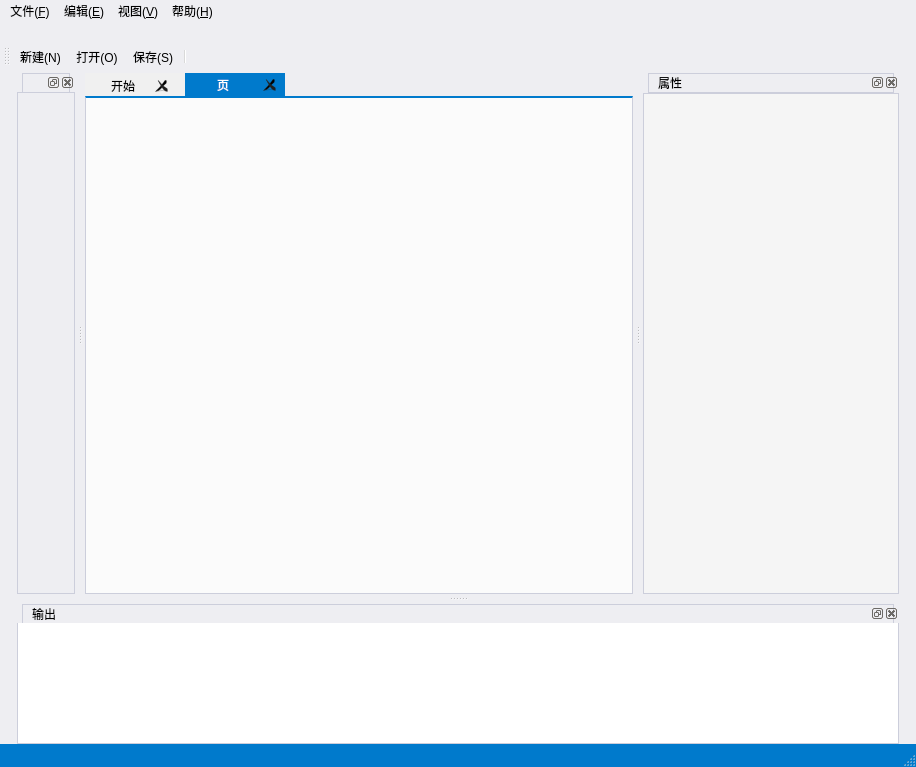
<?xml version="1.0" encoding="UTF-8"?>
<ui version="4.0">
 <class>MainWindow</class>
 <widget class="QMainWindow" name="MainWindow">
  <property name="geometry">
   <rect>
    <x>0</x>
    <y>0</y>
    <width>916</width>
    <height>767</height>
   </rect>
  </property>
  <property name="focusPolicy">
   <enum>Qt::NoFocus</enum>
  </property>
  <property name="windowTitle">
   <string>MainWindow</string>
  </property>
  <property name="styleSheet">
   <string notr="true">QToolBar::handle{
	background-image: url(:/resource/handler.svg);
}
QMainWindow#MainWindow{
	background-color: rgb(238, 238, 242);
}

QTextEdit#textEdit{
	background-color: rgb(240, 240, 240);
}
QDockWidget {
	color: black;
	margin-bottom:5px;
	border:1px solid black;
}

QDockWidget:unchecked {
	color: rgb(0, 255, 0);
}

QDockWidget::title {
    text-align: left;
	color: white;
    /*background-color: rgb(0, 122, 204);*/
	background-color:rgb(238,238,242);
	padding-left:5px;
	padding-right:5px;
	border: 1px solid rgb(204,206,219);
	margin-left:5px;
	margin-right:5px;
	margin-bottom:-1px;
}

QDockWidget::close-button{
}

QMainWindow::separator {
	width: 10px;
	height: 0px;
	margin: 0px;
	padding: 0px,1px;
}

QWidget#scrollAreaWidgetContents,QWidget#scrollAreaWidgetContents_2, QScrollArea#scrollArea, QScrollArea#scrollArea_2{
	border: 0px solid black;
	background-color: transparent;	
}


QMenu{
	background-color: white;
	border:1px solid rgb(82,130,164);
}

QMenu::item:selected 
{
	background-color:rgba(201,222,245,1);
	color: black;
}


QScrollBar:vertical,QScrollBar:horizontal
{
    width:8px;
    background-color: white;
    margin:0px,0px,0px,0px;
    padding-top:9px;  
    padding-bottom:9px;
}
QScrollBar::handle:vertical,QScrollBar::handle:horizontal
{
    width:8px;
    background:rgba(0,0,0,25%);
    border-radius:4px;  
    min-height:20;
}
/*
QScrollBar::handle:vertical:hover,QScrollBar::handle:horizontal:hover
{
    width:8px;
    background:rgba(0,0,0,50%);   
    border-radius:4px;
    min-height:20;
}
*/
QScrollBar::add-line:vertical ,QScrollBar::add-line:horizontal
{
    height:9px;width:8px;
    border-image:url(:/images/a/3.png);
    subcontrol-position:bottom;
}
QScrollBar::sub-line:vertical,QScrollBar::sub-line:horizontal
{
    height:9px;width:8px;
    border-image:url(:/images/a/1.png);
    subcontrol-position:top;
}
QScrollBar::add-line:vertical:hover,QScrollBar::add-line:horizontal:hover
{
    height:9px;width:8px;
    border-image:url(:/images/a/4.png);
    subcontrol-position:bottom;
}
QScrollBar::sub-line:vertical:hover,QScrollBar::sub-line:horizontal:hover 
{
    height:9px;width:8px;
    border-image:url(:/images/a/2.png);
    subcontrol-position:top;
}
QScrollBar::add-page:vertical,QScrollBar::sub-page:vertical,QScrollBar::add-page:horizontal,QScrollBar::sub-page:horizontal
{
    background:rgba(0,0,0,10%);
    border-radius:4px;
}
QPushButton#pin_button{
	padding:0px;
}
QPushButton#pin_button:checked{
	border: None
}
QPushButton#pin_button:pressed{
	border: None
}
QPushButton#recent_button{
	padding:0px;
}
QPushButton#recent_button:checked{
	border: None
}
QPushButton#recent_button:pressed{
	border: None
}

</string>
  </property>
  <property name="toolButtonStyle">
   <enum>Qt::ToolButtonIconOnly</enum>
  </property>
  <property name="dockNestingEnabled">
   <bool>true</bool>
  </property>
  <property name="dockOptions">
   <set>QMainWindow::AllowNestedDocks|QMainWindow::AllowTabbedDocks|QMainWindow::AnimatedDocks</set>
  </property>
  <widget class="QWidget" name="centralwidget">
   <property name="styleSheet">
    <string notr="true"/>
   </property>
   <layout class="QGridLayout" name="gridLayout">
    <property name="leftMargin">
     <number>0</number>
    </property>
    <property name="topMargin">
     <number>0</number>
    </property>
    <property name="rightMargin">
     <number>0</number>
    </property>
    <property name="bottomMargin">
     <number>0</number>
    </property>
    <item row="0" column="0">
     <widget class="QTabWidget" name="mainContent">
      <property name="enabled">
       <bool>true</bool>
      </property>
      <property name="styleSheet">
       <string notr="true">QTabWidget {
	background-color: transparent;
}
QTabWidget::pane {
	border:1px solid rgb(204,206,219);
	background-color: rgb(251, 251, 251);
	border-top: 2px solid rgb(0,122,204);
}
QTavWidget::tab-bar{
	
}
QTabBar::tab{
	background:rgb(240, 240, 240);
	color:black;
	min-width:100px;
	min-height:23px;
	max-height:23px
}
QTabBar::tab:hover{
	background:rgb(28,151,234);
	color:white;
}
QTabBar::tab:selected{
	border-color:black;
	background:rgb(0, 122, 204);
	color:white;
}

QTabBar::close-button{
	image: url(:/resource/Close_WhiteNoHalo_12x_16x.svg);
}
QTabBar::close-button:selected{
	image: url(:/resource/Close_WhiteNoHalo_12x_16x.svg);
}</string>
      </property>
      <property name="currentIndex">
       <number>1</number>
      </property>
      <property name="iconSize">
       <size>
        <width>12</width>
        <height>12</height>
       </size>
      </property>
      <property name="tabsClosable">
       <bool>true</bool>
      </property>
      <property name="movable">
       <bool>false</bool>
      </property>
      <property name="tabBarAutoHide">
       <bool>false</bool>
      </property>
      <widget class="QWidget" name="start">
       <property name="styleSheet">
        <string notr="true"/>
       </property>
       <attribute name="title">
        <string>开始</string>
       </attribute>
       <layout class="QVBoxLayout" name="verticalLayout_8">
        <item>
         <widget class="QFrame" name="frame">
          <property name="frameShape">
           <enum>QFrame::StyledPanel</enum>
          </property>
          <property name="frameShadow">
           <enum>QFrame::Raised</enum>
          </property>
          <layout class="QVBoxLayout" name="verticalLayout_6">
           <item>
            <layout class="QGridLayout" name="gridLayout_2" rowstretch="0,0,0" columnstretch="0,1" rowminimumheight="0,0,0">
             <property name="leftMargin">
              <number>10</number>
             </property>
             <property name="topMargin">
              <number>10</number>
             </property>
             <property name="rightMargin">
              <number>10</number>
             </property>
             <property name="bottomMargin">
              <number>10</number>
             </property>
             <item row="1" column="0" rowspan="2">
              <layout class="QVBoxLayout" name="verticalLayout_12">
               <property name="spacing">
                <number>0</number>
               </property>
               <property name="leftMargin">
                <number>0</number>
               </property>
               <property name="topMargin">
                <number>0</number>
               </property>
               <property name="rightMargin">
                <number>0</number>
               </property>
               <property name="bottomMargin">
                <number>0</number>
               </property>
               <item>
                <layout class="QHBoxLayout" name="horizontalLayout">
                 <item>
                  <widget class="QLabel" name="label_3">
                   <property name="sizePolicy">
                    <sizepolicy hsizetype="Fixed" vsizetype="Fixed">
                     <horstretch>0</horstretch>
                     <verstretch>0</verstretch>
                    </sizepolicy>
                   </property>
                   <property name="font">
                    <font>
                     <pointsize>16</pointsize>
                    </font>
                   </property>
                   <property name="text">
                    <string>打开最近使用的的内容</string>
                   </property>
                  </widget>
                 </item>
                 <item>
                  <spacer name="horizontalSpacer">
                   <property name="orientation">
                    <enum>Qt::Horizontal</enum>
                   </property>
                   <property name="sizeHint" stdset="0">
                    <size>
                     <width>40</width>
                     <height>20</height>
                    </size>
                   </property>
                  </spacer>
                 </item>
                </layout>
               </item>
               <item>
                <widget class="QScrollArea" name="scrollArea">
                 <property name="sizePolicy">
                  <sizepolicy hsizetype="Expanding" vsizetype="Preferred">
                   <horstretch>0</horstretch>
                   <verstretch>1</verstretch>
                  </sizepolicy>
                 </property>
                 <property name="minimumSize">
                  <size>
                   <width>300</width>
                   <height>300</height>
                  </size>
                 </property>
                 <property name="maximumSize">
                  <size>
                   <width>16777215</width>
                   <height>16777215</height>
                  </size>
                 </property>
                 <property name="styleSheet">
                  <string notr="true"/>
                 </property>
                 <property name="verticalScrollBarPolicy">
                  <enum>Qt::ScrollBarAsNeeded</enum>
                 </property>
                 <property name="horizontalScrollBarPolicy">
                  <enum>Qt::ScrollBarAlwaysOff</enum>
                 </property>
                 <property name="widgetResizable">
                  <bool>true</bool>
                 </property>
                 <property name="alignment">
                  <set>Qt::AlignLeading|Qt::AlignLeft|Qt::AlignVCenter</set>
                 </property>
                 <widget class="QWidget" name="scrollAreaWidgetContents">
                  <property name="geometry">
                   <rect>
                    <x>0</x>
                    <y>0</y>
                    <width>300</width>
                    <height>300</height>
                   </rect>
                  </property>
                  <property name="styleSheet">
                   <string notr="true">QToolButton#toolButton{
	padding: 0px;
	background-color: transparent;
	image: url(:/resource/GlyphRight_1ENoHalo_16x.svg);
}
QToolButton#toolButton:hover{
	image: url(:/resource/GlyphRight_1ENoHalo_16x - blue.svg);
}

QToolButton#toolButton:checked{
	image: url(:/resource/ScrollbarArrowsDownRight_noHalo1E_16x.svg);
}

QToolButton#toolButton:checked:hover{
	image: url(:/resource/ScrollbarArrowsDownRight_noHalo1E_16x - blue.svg);
}

QToolButton#toolButton_2{
	padding: 0px;
	background-color: transparent;
	image: url(:/resource/GlyphRight_1ENoHalo_16x.svg);
}
QToolButton#toolButton_2:hover{
	image: url(:/resource/GlyphRight_1ENoHalo_16x - blue.svg);
}

QToolButton#toolButton_2:checked{
	image: url(:/resource/ScrollbarArrowsDownRight_noHalo1E_16x.svg);
}

QToolButton#toolButton_2:checked:hover{
	image: url(:/resource/ScrollbarArrowsDownRight_noHalo1E_16x - blue.svg);
}</string>
                  </property>
                  <layout class="QVBoxLayout" name="verticalLayout_10" stretch="0,0,0,0,1">
                   <property name="spacing">
                    <number>0</number>
                   </property>
                   <property name="leftMargin">
                    <number>0</number>
                   </property>
                   <property name="topMargin">
                    <number>10</number>
                   </property>
                   <property name="rightMargin">
                    <number>0</number>
                   </property>
                   <property name="bottomMargin">
                    <number>10</number>
                   </property>
                   <item>
                    <layout class="QHBoxLayout" name="horizontalLayout_2">
                     <property name="leftMargin">
                      <number>0</number>
                     </property>
                     <property name="topMargin">
                      <number>0</number>
                     </property>
                     <property name="rightMargin">
                      <number>0</number>
                     </property>
                     <property name="bottomMargin">
                      <number>0</number>
                     </property>
                     <item>
                      <widget class="QToolButton" name="toolButton">
                       <property name="minimumSize">
                        <size>
                         <width>0</width>
                         <height>30</height>
                        </size>
                       </property>
                       <property name="maximumSize">
                        <size>
                         <width>16777215</width>
                         <height>30</height>
                        </size>
                       </property>
                       <property name="autoFillBackground">
                        <bool>false</bool>
                       </property>
                       <property name="styleSheet">
                        <string notr="true"/>
                       </property>
                       <property name="text">
                        <string/>
                       </property>
                       <property name="iconSize">
                        <size>
                         <width>24</width>
                         <height>24</height>
                        </size>
                       </property>
                       <property name="shortcut">
                        <string>Ctrl+R</string>
                       </property>
                       <property name="checkable">
                        <bool>true</bool>
                       </property>
                       <property name="toolButtonStyle">
                        <enum>Qt::ToolButtonTextBesideIcon</enum>
                       </property>
                       <property name="autoRaise">
                        <bool>false</bool>
                       </property>
                       <property name="arrowType">
                        <enum>Qt::NoArrow</enum>
                       </property>
                      </widget>
                     </item>
                     <item>
                      <widget class="QPushButton" name="pin_button">
                       <property name="sizePolicy">
                        <sizepolicy hsizetype="Minimum" vsizetype="Preferred">
                         <horstretch>0</horstretch>
                         <verstretch>0</verstretch>
                        </sizepolicy>
                       </property>
                       <property name="font">
                        <font>
                         <pointsize>10</pointsize>
                         <bold>true</bold>
                        </font>
                       </property>
                       <property name="styleSheet">
                        <string notr="true"/>
                       </property>
                       <property name="text">
                        <string>已固定</string>
                       </property>
                       <property name="iconSize">
                        <size>
                         <width>16</width>
                         <height>16</height>
                        </size>
                       </property>
                       <property name="checkable">
                        <bool>true</bool>
                       </property>
                       <property name="flat">
                        <bool>true</bool>
                       </property>
                      </widget>
                     </item>
                     <item>
                      <spacer name="horizontalSpacer_3">
                       <property name="orientation">
                        <enum>Qt::Horizontal</enum>
                       </property>
                       <property name="sizeHint" stdset="0">
                        <size>
                         <width>40</width>
                         <height>20</height>
                        </size>
                       </property>
                      </spacer>
                     </item>
                    </layout>
                   </item>
                   <item>
                    <widget class="QFrame" name="frame_2">
                     <property name="frameShape">
                      <enum>QFrame::StyledPanel</enum>
                     </property>
                     <property name="frameShadow">
                      <enum>QFrame::Raised</enum>
                     </property>
                     <layout class="QVBoxLayout" name="verticalLayout_11">
                      <property name="leftMargin">
                       <number>20</number>
                      </property>
                      <property name="topMargin">
                       <number>0</number>
                      </property>
                      <property name="rightMargin">
                       <number>0</number>
                      </property>
                      <property name="bottomMargin">
                       <number>0</number>
                      </property>
                      <item>
                       <layout class="QVBoxLayout" name="verticalLayout_9"/>
                      </item>
                     </layout>
                    </widget>
                   </item>
                   <item>
                    <layout class="QHBoxLayout" name="horizontalLayout_3">
                     <property name="leftMargin">
                      <number>0</number>
                     </property>
                     <property name="topMargin">
                      <number>0</number>
                     </property>
                     <property name="rightMargin">
                      <number>0</number>
                     </property>
                     <property name="bottomMargin">
                      <number>0</number>
                     </property>
                     <item>
                      <widget class="QToolButton" name="toolButton_2">
                       <property name="minimumSize">
                        <size>
                         <width>0</width>
                         <height>30</height>
                        </size>
                       </property>
                       <property name="maximumSize">
                        <size>
                         <width>16777215</width>
                         <height>30</height>
                        </size>
                       </property>
                       <property name="text">
                        <string/>
                       </property>
                       <property name="iconSize">
                        <size>
                         <width>24</width>
                         <height>24</height>
                        </size>
                       </property>
                       <property name="checkable">
                        <bool>true</bool>
                       </property>
                       <property name="arrowType">
                        <enum>Qt::NoArrow</enum>
                       </property>
                      </widget>
                     </item>
                     <item>
                      <widget class="QPushButton" name="recent_button">
                       <property name="sizePolicy">
                        <sizepolicy hsizetype="Minimum" vsizetype="Preferred">
                         <horstretch>0</horstretch>
                         <verstretch>0</verstretch>
                        </sizepolicy>
                       </property>
                       <property name="font">
                        <font>
                         <pointsize>10</pointsize>
                         <bold>true</bold>
                        </font>
                       </property>
                       <property name="styleSheet">
                        <string notr="true"/>
                       </property>
                       <property name="text">
                        <string>最近</string>
                       </property>
                       <property name="iconSize">
                        <size>
                         <width>16</width>
                         <height>16</height>
                        </size>
                       </property>
                       <property name="checkable">
                        <bool>true</bool>
                       </property>
                       <property name="flat">
                        <bool>true</bool>
                       </property>
                      </widget>
                     </item>
                     <item>
                      <widget class="QPushButton" name="clear_recent_btn">
                       <property name="sizePolicy">
                        <sizepolicy hsizetype="Fixed" vsizetype="Fixed">
                         <horstretch>50</horstretch>
                         <verstretch>0</verstretch>
                        </sizepolicy>
                       </property>
                       <property name="maximumSize">
                        <size>
                         <width>50</width>
                         <height>16777215</height>
                        </size>
                       </property>
                       <property name="text">
                        <string>清空(&amp;C)</string>
                       </property>
                      </widget>
                     </item>
                     <item>
                      <spacer name="horizontalSpacer_2">
                       <property name="orientation">
                        <enum>Qt::Horizontal</enum>
                       </property>
                       <property name="sizeHint" stdset="0">
                        <size>
                         <width>40</width>
                         <height>20</height>
                        </size>
                       </property>
                      </spacer>
                     </item>
                    </layout>
                   </item>
                   <item>
                    <widget class="QFrame" name="frame_3">
                     <property name="frameShape">
                      <enum>QFrame::StyledPanel</enum>
                     </property>
                     <property name="frameShadow">
                      <enum>QFrame::Raised</enum>
                     </property>
                     <layout class="QVBoxLayout" name="verticalLayout_13">
                      <property name="leftMargin">
                       <number>20</number>
                      </property>
                      <property name="topMargin">
                       <number>0</number>
                      </property>
                      <property name="rightMargin">
                       <number>0</number>
                      </property>
                      <property name="bottomMargin">
                       <number>0</number>
                      </property>
                      <item>
                       <layout class="QVBoxLayout" name="verticalLayout_7">
                        <property name="spacing">
                         <number>0</number>
                        </property>
                        <property name="leftMargin">
                         <number>0</number>
                        </property>
                        <property name="topMargin">
                         <number>0</number>
                        </property>
                        <property name="rightMargin">
                         <number>0</number>
                        </property>
                        <property name="bottomMargin">
                         <number>0</number>
                        </property>
                       </layout>
                      </item>
                     </layout>
                    </widget>
                   </item>
                   <item>
                    <widget class="QFrame" name="frame_4">
                     <property name="frameShape">
                      <enum>QFrame::StyledPanel</enum>
                     </property>
                     <property name="frameShadow">
                      <enum>QFrame::Raised</enum>
                     </property>
                    </widget>
                   </item>
                  </layout>
                 </widget>
                </widget>
               </item>
              </layout>
             </item>
             <item row="0" column="0" colspan="2">
              <layout class="QVBoxLayout" name="verticalLayout_5">
               <item>
                <widget class="QLabel" name="sw_name_label">
                 <property name="sizePolicy">
                  <sizepolicy hsizetype="Fixed" vsizetype="Fixed">
                   <horstretch>0</horstretch>
                   <verstretch>0</verstretch>
                  </sizepolicy>
                 </property>
                 <property name="font">
                  <font>
                   <pointsize>25</pointsize>
                  </font>
                 </property>
                 <property name="text">
                  <string>综合设计平台 2021</string>
                 </property>
                </widget>
               </item>
               <item>
                <widget class="QLabel" name="department_label">
                 <property name="sizePolicy">
                  <sizepolicy hsizetype="Fixed" vsizetype="Fixed">
                   <horstretch>0</horstretch>
                   <verstretch>0</verstretch>
                  </sizepolicy>
                 </property>
                 <property name="font">
                  <font>
                   <pointsize>11</pointsize>
                  </font>
                 </property>
                 <property name="text">
                  <string>自动化信息设计所</string>
                 </property>
                </widget>
               </item>
               <item>
                <widget class="QLabel" name="blank_label">
                 <property name="sizePolicy">
                  <sizepolicy hsizetype="Preferred" vsizetype="Fixed">
                   <horstretch>0</horstretch>
                   <verstretch>0</verstretch>
                  </sizepolicy>
                 </property>
                 <property name="text">
                  <string/>
                 </property>
                </widget>
               </item>
              </layout>
             </item>
             <item row="1" column="1" rowspan="2">
              <layout class="QVBoxLayout" name="verticalLayout_2">
               <item>
                <widget class="QLabel" name="label_4">
                 <property name="sizePolicy">
                  <sizepolicy hsizetype="Fixed" vsizetype="Preferred">
                   <horstretch>0</horstretch>
                   <verstretch>0</verstretch>
                  </sizepolicy>
                 </property>
                 <property name="font">
                  <font>
                   <pointsize>16</pointsize>
                  </font>
                 </property>
                 <property name="text">
                  <string>开始使用</string>
                 </property>
                </widget>
               </item>
               <item>
                <spacer name="verticalSpacer">
                 <property name="orientation">
                  <enum>Qt::Vertical</enum>
                 </property>
                 <property name="sizeHint" stdset="0">
                  <size>
                   <width>20</width>
                   <height>40</height>
                  </size>
                 </property>
                </spacer>
               </item>
              </layout>
             </item>
            </layout>
           </item>
          </layout>
         </widget>
        </item>
       </layout>
      </widget>
      <widget class="QWidget" name="view_testing">
       <attribute name="title">
        <string>页</string>
       </attribute>
       <layout class="QVBoxLayout" name="verticalLayout_15">
        <item>
         <layout class="QVBoxLayout" name="afcx_view_layout"/>
        </item>
       </layout>
      </widget>
     </widget>
    </item>
   </layout>
  </widget>
  <widget class="QMenuBar" name="menubar">
   <property name="geometry">
    <rect>
     <x>0</x>
     <y>0</y>
     <width>916</width>
     <height>22</height>
    </rect>
   </property>
   <property name="minimumSize">
    <size>
     <width>0</width>
     <height>0</height>
    </size>
   </property>
   <property name="styleSheet">
    <string notr="true">QMenuBar#menubar{
	background-color: transparent;
}

QMenuBar#menubar::selected{
	background-color: black;
}

QMenuBar#menubar::item:selected{
	background-color: rgba(201,222,245,1);
}

QMenuBar#menubar::item:pressed{
	background-color: white;
	border: 1px solid rgb(82,130,164);
	border-bottom: 0px solid white;
}



QMenu{
	background-color: white;
	border:1px solid rgb(82,130,164);
}

QMenu::item:selected 
{
	background-color:rgba(201,222,245,1);
	color: black;
}
</string>
   </property>
   <property name="nativeMenuBar">
    <bool>true</bool>
   </property>
   <widget class="QMenu" name="fileMenu">
    <property name="sizePolicy">
     <sizepolicy hsizetype="Preferred" vsizetype="Preferred">
      <horstretch>0</horstretch>
      <verstretch>0</verstretch>
     </sizepolicy>
    </property>
    <property name="minimumSize">
     <size>
      <width>0</width>
      <height>0</height>
     </size>
    </property>
    <property name="maximumSize">
     <size>
      <width>16777215</width>
      <height>16777215</height>
     </size>
    </property>
    <property name="tearOffEnabled">
     <bool>false</bool>
    </property>
    <property name="title">
     <string>文件(&amp;F)</string>
    </property>
    <property name="separatorsCollapsible">
     <bool>false</bool>
    </property>
    <property name="toolTipsVisible">
     <bool>true</bool>
    </property>
    <addaction name="actionNew"/>
    <addaction name="actionOpen"/>
    <addaction name="separator"/>
    <addaction name="actionSave"/>
    <addaction name="actionSaveas"/>
    <addaction name="separator"/>
    <addaction name="actionExit"/>
   </widget>
   <widget class="QMenu" name="editMenu">
    <property name="minimumSize">
     <size>
      <width>0</width>
      <height>0</height>
     </size>
    </property>
    <property name="title">
     <string>编辑(&amp;E)</string>
    </property>
    <addaction name="actionRun"/>
   </widget>
   <widget class="QMenu" name="viewMenu">
    <property name="title">
     <string>视图(&amp;V)</string>
    </property>
   </widget>
   <widget class="QMenu" name="helpMenu">
    <property name="title">
     <string>帮助(&amp;H)</string>
    </property>
    <addaction name="action_bug_report"/>
    <addaction name="separator"/>
    <addaction name="action_about"/>
   </widget>
   <addaction name="fileMenu"/>
   <addaction name="editMenu"/>
   <addaction name="viewMenu"/>
   <addaction name="helpMenu"/>
  </widget>
  <widget class="QStatusBar" name="statusbar">
   <property name="minimumSize">
    <size>
     <width>0</width>
     <height>23</height>
    </size>
   </property>
   <property name="maximumSize">
    <size>
     <width>16777215</width>
     <height>23</height>
    </size>
   </property>
   <property name="autoFillBackground">
    <bool>false</bool>
   </property>
   <property name="styleSheet">
    <string notr="true">QStatusBar#statusbar{
	background-color: rgb(0,122,204);
	color: rgb(245, 245, 245);
	border-top: 0px solid rgb(238,238,242);
}

QStatusBar#statusbar::item{
	border: None;
}
</string>
   </property>
  </widget>
  <widget class="QDockWidget" name="projWin">
   <property name="sizePolicy">
    <sizepolicy hsizetype="Preferred" vsizetype="Preferred">
     <horstretch>0</horstretch>
     <verstretch>0</verstretch>
    </sizepolicy>
   </property>
   <property name="baseSize">
    <size>
     <width>0</width>
     <height>0</height>
    </size>
   </property>
   <property name="focusPolicy">
    <enum>Qt::StrongFocus</enum>
   </property>
   <property name="styleSheet">
    <string notr="true">QDockWidget#projWin{
	border : 1px solid rgb(204,206,219);
}
</string>
   </property>
   <property name="features">
    <set>QDockWidget::DockWidgetClosable|QDockWidget::DockWidgetFloatable|QDockWidget::DockWidgetMovable</set>
   </property>
   <property name="windowTitle">
    <string>工程</string>
   </property>
   <attribute name="dockWidgetArea">
    <number>1</number>
   </attribute>
   <widget class="QWidget" name="dockWidgetContents_12">
    <property name="baseSize">
     <size>
      <width>0</width>
      <height>0</height>
     </size>
    </property>
    <property name="focusPolicy">
     <enum>Qt::StrongFocus</enum>
    </property>
    <property name="styleSheet">
     <string notr="true">QWidget#dockWidgetContents_12{
	border : 1px solid rgb(204,206,219);
}
</string>
    </property>
    <layout class="QVBoxLayout" name="verticalLayout_4">
     <property name="leftMargin">
      <number>0</number>
     </property>
     <property name="topMargin">
      <number>0</number>
     </property>
     <property name="rightMargin">
      <number>0</number>
     </property>
     <property name="bottomMargin">
      <number>0</number>
     </property>
    </layout>
   </widget>
  </widget>
  <widget class="QDockWidget" name="configWin">
   <property name="sizePolicy">
    <sizepolicy hsizetype="Preferred" vsizetype="Preferred">
     <horstretch>0</horstretch>
     <verstretch>0</verstretch>
    </sizepolicy>
   </property>
   <property name="maximumSize">
    <size>
     <width>524287</width>
     <height>524287</height>
    </size>
   </property>
   <property name="focusPolicy">
    <enum>Qt::StrongFocus</enum>
   </property>
   <property name="styleSheet">
    <string notr="true">QDockWidget#configWin{
	border : 0px solid black;
}
</string>
   </property>
   <property name="features">
    <set>QDockWidget::DockWidgetClosable|QDockWidget::DockWidgetFloatable|QDockWidget::DockWidgetMovable</set>
   </property>
   <property name="allowedAreas">
    <set>Qt::AllDockWidgetAreas</set>
   </property>
   <property name="windowTitle">
    <string>属性</string>
   </property>
   <attribute name="dockWidgetArea">
    <number>2</number>
   </attribute>
   <widget class="QWidget" name="configWin_content">
    <property name="sizePolicy">
     <sizepolicy hsizetype="Preferred" vsizetype="Preferred">
      <horstretch>0</horstretch>
      <verstretch>0</verstretch>
     </sizepolicy>
    </property>
    <property name="styleSheet">
     <string notr="true"/>
    </property>
    <layout class="QVBoxLayout" name="verticalLayout">
     <property name="leftMargin">
      <number>0</number>
     </property>
     <property name="topMargin">
      <number>0</number>
     </property>
     <property name="rightMargin">
      <number>0</number>
     </property>
     <property name="bottomMargin">
      <number>0</number>
     </property>
     <item>
      <widget class="QTextEdit" name="textEdit_2">
       <property name="sizePolicy">
        <sizepolicy hsizetype="Expanding" vsizetype="Expanding">
         <horstretch>0</horstretch>
         <verstretch>0</verstretch>
        </sizepolicy>
       </property>
       <property name="styleSheet">
        <string notr="true">QTextEdit{
	background-color: rgb(245,245,245);
	border:1px solid rgb(204,206,219);
	margin-right:0px;
	margin-left:0px;
	margin-top:1px
}</string>
       </property>
       <property name="frameShape">
        <enum>QFrame::NoFrame</enum>
       </property>
       <property name="frameShadow">
        <enum>QFrame::Plain</enum>
       </property>
       <property name="readOnly">
        <bool>true</bool>
       </property>
      </widget>
     </item>
    </layout>
   </widget>
  </widget>
  <widget class="QDockWidget" name="dockWidget">
   <property name="styleSheet">
    <string notr="true">QDockWidget#dockWidget{
	border : 0px solid black;
}
</string>
   </property>
   <property name="windowTitle">
    <string>输出</string>
   </property>
   <attribute name="dockWidgetArea">
    <number>8</number>
   </attribute>
   <widget class="QWidget" name="dockWidgetContents">
    <layout class="QVBoxLayout" name="verticalLayout_3">
     <property name="spacing">
      <number>0</number>
     </property>
     <property name="leftMargin">
      <number>0</number>
     </property>
     <property name="topMargin">
      <number>0</number>
     </property>
     <property name="rightMargin">
      <number>0</number>
     </property>
     <property name="bottomMargin">
      <number>0</number>
     </property>
     <item>
      <widget class="QTextEdit" name="textEdit">
       <property name="styleSheet">
        <string notr="true">QTextEdit#textEdit{
	border:1px solid rgb(204,206,219);
	border-top: 0px solid rgb(204,206,219);
	background-color: white;
}
</string>
       </property>
       <property name="frameShape">
        <enum>QFrame::NoFrame</enum>
       </property>
       <property name="frameShadow">
        <enum>QFrame::Plain</enum>
       </property>
       <property name="autoFormatting">
        <set>QTextEdit::AutoNone</set>
       </property>
       <property name="readOnly">
        <bool>false</bool>
       </property>
       <property name="textInteractionFlags">
        <set>Qt::TextEditorInteraction</set>
       </property>
      </widget>
     </item>
    </layout>
   </widget>
  </widget>
  <widget class="QToolBar" name="toolBar_left">
   <property name="windowTitle">
    <string>toolBar_2</string>
   </property>
   <property name="styleSheet">
    <string notr="true">
QToolBar#toolBar_left{
	border: 0px solid rgb(204,206,219);
	background-color: rgba(238,238,242);
	padding-right: 10px
}


</string>
   </property>
   <property name="movable">
    <bool>false</bool>
   </property>
   <property name="orientation">
    <enum>Qt::Vertical</enum>
   </property>
   <property name="iconSize">
    <size>
     <width>16</width>
     <height>16</height>
    </size>
   </property>
   <property name="toolButtonStyle">
    <enum>Qt::ToolButtonIconOnly</enum>
   </property>
   <property name="floatable">
    <bool>false</bool>
   </property>
   <attribute name="toolBarArea">
    <enum>LeftToolBarArea</enum>
   </attribute>
   <attribute name="toolBarBreak">
    <bool>false</bool>
   </attribute>
  </widget>
  <widget class="ToolBar" name="toolBar_menu">
   <property name="minimumSize">
    <size>
     <width>0</width>
     <height>0</height>
    </size>
   </property>
   <property name="windowTitle">
    <string>toolBar_3</string>
   </property>
   <property name="styleSheet">
    <string notr="true">QToolBar#toolBar_menu{
	border: 0px solid rgb(204,206,219);
	border-bottom: 0px solid rgb(204,206,219);
	border-left: 0px solid rgb(204,206,219);
	border-right: 0px solid rgb(204,206,219);
	margin: 0px;
	padding: 0px
}</string>
   </property>
   <property name="movable">
    <bool>false</bool>
   </property>
   <property name="allowedAreas">
    <set>Qt::NoToolBarArea</set>
   </property>
   <property name="floatable">
    <bool>false</bool>
   </property>
   <attribute name="toolBarArea">
    <enum>TopToolBarArea</enum>
   </attribute>
   <attribute name="toolBarBreak">
    <bool>false</bool>
   </attribute>
  </widget>
  <widget class="ToolBar" name="toolBar">
   <property name="windowTitle">
    <string>toolBar</string>
   </property>
   <property name="styleSheet">
    <string notr="true">QToolBar#toolBar{
	border: 0px solid rgb(204,206,219);
	border-bottom: 0px solid rgb(204,206,219);
	border-left: 0px solid rgb(204,206,219);
	border-right: 0px solid rgb(204,206,219);	
	margin: 5px;
}
</string>
   </property>
   <property name="movable">
    <bool>true</bool>
   </property>
   <property name="allowedAreas">
    <set>Qt::AllToolBarAreas</set>
   </property>
   <property name="orientation">
    <enum>Qt::Horizontal</enum>
   </property>
   <property name="iconSize">
    <size>
     <width>16</width>
     <height>16</height>
    </size>
   </property>
   <property name="toolButtonStyle">
    <enum>Qt::ToolButtonIconOnly</enum>
   </property>
   <property name="floatable">
    <bool>false</bool>
   </property>
   <attribute name="toolBarArea">
    <enum>TopToolBarArea</enum>
   </attribute>
   <attribute name="toolBarBreak">
    <bool>true</bool>
   </attribute>
   <addaction name="actionNew"/>
   <addaction name="actionOpen"/>
   <addaction name="actionSave"/>
   <addaction name="separator"/>
  </widget>
  <widget class="QToolBar" name="toolBar_right">
   <property name="windowTitle">
    <string>toolBar_2</string>
   </property>
   <property name="styleSheet">
    <string notr="true">QToolBar#toolBar_right{
	border: 0px solid rgb(204,206,219);
	background-color: rgba(238,238,242);
	padding: 1px
}
</string>
   </property>
   <property name="movable">
    <bool>false</bool>
   </property>
   <property name="floatable">
    <bool>false</bool>
   </property>
   <attribute name="toolBarArea">
    <enum>RightToolBarArea</enum>
   </attribute>
   <attribute name="toolBarBreak">
    <bool>false</bool>
   </attribute>
  </widget>
  <action name="actionNew">
   <property name="icon">
    <iconset resource="../../../../resources.qrc">
     <normaloff>:/resource/NewFile_16x.svg</normaloff>:/resource/NewFile_16x.svg</iconset>
   </property>
   <property name="text">
    <string>新建(&amp;N)</string>
   </property>
   <property name="shortcut">
    <string>Ctrl+Shift+N</string>
   </property>
  </action>
  <action name="actionOpen">
   <property name="icon">
    <iconset resource="../../../../resources.qrc">
     <normaloff>:/resource/OpenFolder_16x.svg</normaloff>:/resource/OpenFolder_16x.svg</iconset>
   </property>
   <property name="text">
    <string>打开(&amp;O)</string>
   </property>
   <property name="shortcut">
    <string>Ctrl+O</string>
   </property>
  </action>
  <action name="actionSave">
   <property name="icon">
    <iconset resource="../../../../resources.qrc">
     <normaloff>:/resource/Save_16x.svg</normaloff>:/resource/Save_16x.svg</iconset>
   </property>
   <property name="text">
    <string>保存(&amp;S)</string>
   </property>
   <property name="shortcut">
    <string>Ctrl+S</string>
   </property>
  </action>
  <action name="actionSaveas">
   <property name="text">
    <string>另存为...(&amp;A)</string>
   </property>
   <property name="shortcut">
    <string>Ctrl+Shift+S</string>
   </property>
  </action>
  <action name="actionRun">
   <property name="checkable">
    <bool>false</bool>
   </property>
   <property name="icon">
    <iconset resource="../../../../resources.qrc">
     <normaloff>:/resource/Run_16x.svg</normaloff>:/resource/Run_16x.svg</iconset>
   </property>
   <property name="text">
    <string>运行(&amp;R)</string>
   </property>
   <property name="toolTip">
    <string>运行(Ctrl+R)</string>
   </property>
   <property name="shortcut">
    <string>Ctrl+R</string>
   </property>
  </action>
  <action name="actionExit">
   <property name="text">
    <string>退出(&amp;X)</string>
   </property>
   <property name="toolTip">
    <string>退出程序</string>
   </property>
  </action>
  <action name="action_about">
   <property name="text">
    <string>关于</string>
   </property>
   <property name="iconText">
    <string>关于</string>
   </property>
   <property name="toolTip">
    <string>关于</string>
   </property>
  </action>
  <action name="action_bug_report">
   <property name="text">
    <string>报告问题</string>
   </property>
  </action>
 </widget>
 <customwidgets>
  <customwidget>
   <class>ToolBar</class>
   <extends>QToolBar</extends>
   <header location="global">widgets/main/mainWindow/ui/ToolBar</header>
  </customwidget>
 </customwidgets>
 <resources>
  <include location="../../../../resources.qrc"/>
 </resources>
 <connections/>
</ui>
